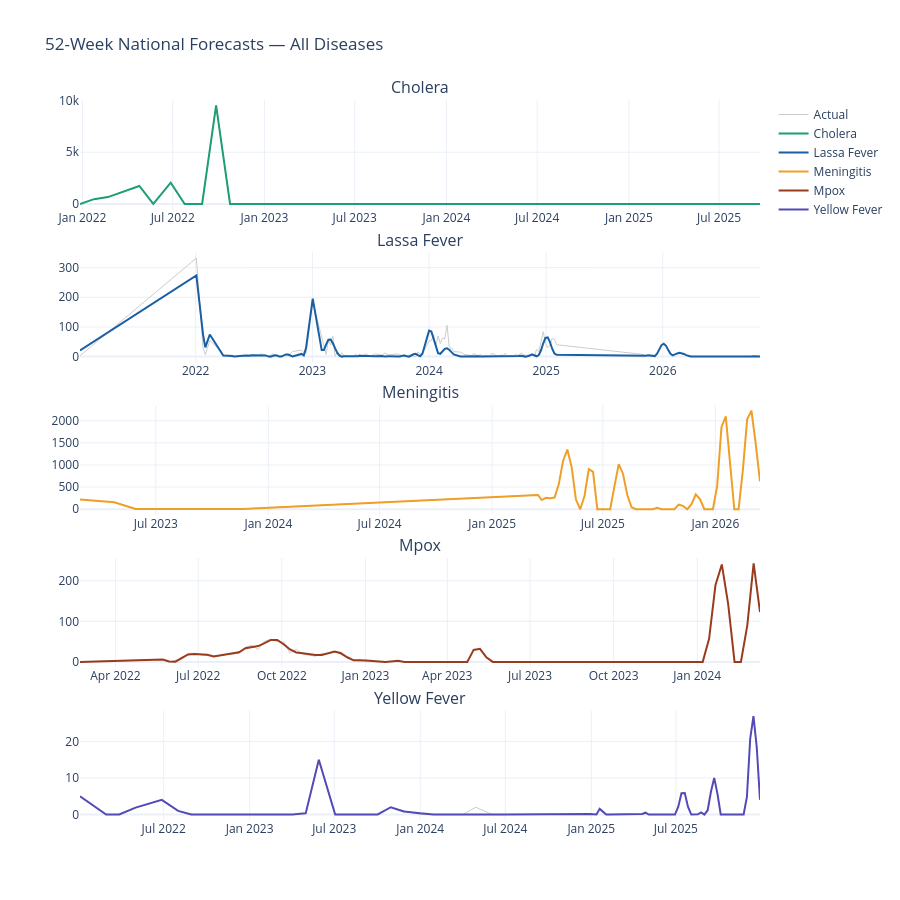

Write notebook code for a chart like this one.
### Markdown cell above
### 4.1 Comparison chart — all disease forecasts

### Code cell
fig = make_subplots(
    rows=len(all_forecasts), cols=1,
    subplot_titles=list(all_forecasts.keys()),
    shared_xaxes=False,
    vertical_spacing=0.06,
)

COLOURS = ['#1D9E75','#185FA5','#EF9F27','#993C1D','#534AB7']

for i, (disease, r) in enumerate(all_forecasts.items(), start=1):
    if r.is_empty:
        continue
    colour = COLOURS[(i-1) % len(COLOURS)]
    combined = r.combined_df.copy()
    combined['ds'] = pd.to_datetime(combined['ds'])
    hist = combined[~combined['is_forecast'].astype(bool)]
    fcast = combined[combined['is_forecast'].astype(bool)]

    # Actual
    fig.add_trace(go.Scatter(
        x=hist['ds'], y=hist['y'],
        mode='lines', line=dict(color='#cccccc', width=1),
        name='Actual', showlegend=(i==1)
    ), row=i, col=1)

    # Forecast
    fig.add_trace(go.Scatter(
        x=combined['ds'], y=combined['yhat'],
        mode='lines', line=dict(color=colour, width=2),
        name=disease, showlegend=True
    ), row=i, col=1)

fig.update_layout(
    height=180*len(all_forecasts),
    title='52-Week National Forecasts — All Diseases',
    template='plotly_white',
    showlegend=True,
)
fig.show()
